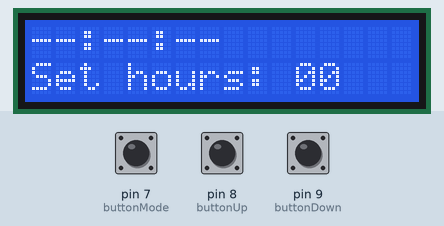
The sketch below on a simulated Arduino Uno, built with avr-gcc and run on an emulated ATmega328P. Parts: 16×2 character LCD. The test bench sets the inputs (shaded band); at power-on: pin 7 (buttonMode) LOW, pin 8 (buttonUp) LOW, pin 9 (buttonDown) LOW.

Above: at 1.2 s.
1.3 s: pin 7 (buttonMode) pulled HIGH for 1 s
At 2.4 s:
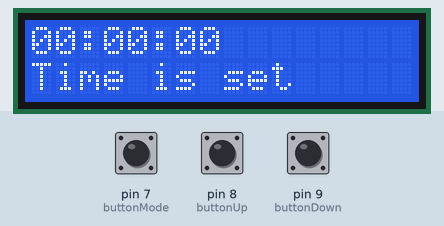
At 3.3 s:
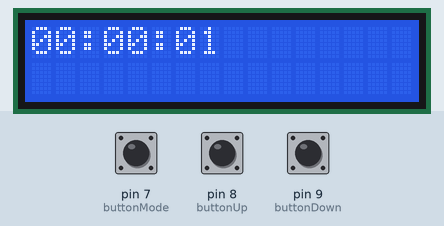
Timing chart, 0 to 4.8 s (numbered marks = the images above; inputs shaded):
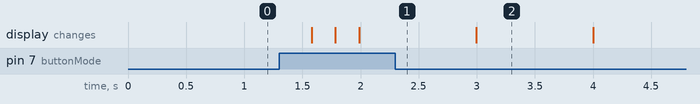

The sketch:

Clock.ino
```cpp
/**
* Include libraries
*/
#include <Time.h>
#include <TimeAlarms.h>
#include <LiquidCrystal.h>

/**
* Initiate LiquidCrystal library
*/
LiquidCrystal lcd(12, 11, 5, 4, 3, 2);

/**
* Set constants
*/
const unsigned int buttonMode = 7;
const unsigned int buttonUp = 8;
const unsigned int buttonDown = 9;
const unsigned int piezo = 6;

/**
* Set variables
*/
unsigned int buttonModeState = 0;
unsigned int buttonUpState = 0;
unsigned int buttonDownState = 0;
unsigned int piezoState = 0;
unsigned int hours = 0;
unsigned int minutes = 0;
unsigned int seconds = 0;
boolean hoursIsSet = false;
boolean minutesIsSet = false;
boolean secondsIsSet = false;

/**
* Read and store button states
*/
void readButtonStates() {
  buttonModeState = digitalRead(buttonMode);
  buttonUpState = digitalRead(buttonUp);
  buttonDownState = digitalRead(buttonDown);
}

/**
* Print digits with leading zero
*/
void printDigits(int digit) {
  if(digit < 10) {
    lcd.print('0');
  }

  lcd.print(digit);
}

/**
* Display the current time
*/
void displayCurrentTime() {
  lcd.clear();
  printDigits(hour());
  lcd.print(':');
  printDigits(minute());
  lcd.print(':');
  printDigits(second());
}

/**
* Setup program
*/
void setup() {
  // Set pin modes
  pinMode(buttonMode, INPUT);
  pinMode(buttonUp, INPUT);
  pinMode(buttonDown, INPUT);

  // Set dimensions of LCD
  lcd.begin(16, 2);
}

/**
* Run program
*/
void loop() {
  // Read button states
  readButtonStates();

  // Has time been set?
  if(timeStatus() == timeSet) {
    displayCurrentTime();
  } else {
    // Set hours
    if(!hoursIsSet) {
      // Clear display
      lcd.clear();

      // Print instructions
      lcd.print("--:--:--");
      lcd.setCursor(0, 1);
      lcd.print("Set hours: 00");
      lcd.setCursor(11, 1);

      // Listen for button input
      while(!hoursIsSet) {
        // Read button states
        readButtonStates();

        // Process button states
        if(buttonModeState == HIGH) {
          hoursIsSet = true;
          delay(100);
        } else if(buttonUpState == HIGH) {
          if(hours < 23) {
            hours++;
          }
        } else if(buttonDownState == HIGH) {
          if(hours > 0) {
            hours--;
          }
        }

        // Reset hours
        lcd.print("  ");

        // Set cursor
        lcd.setCursor(11, 1);

        // Print hours
        printDigits(hours);

        // Delay button
        delay(100);
      }

      // Set hours
      if(hoursIsSet) {
        // Set cursor
        lcd.setCursor(0, 0);

        // Print hours
        printDigits(hours);
      }
    }

    // Set minutes
    if(!minutesIsSet) {
      // Print instructions
      lcd.setCursor(0, 1);
      lcd.print("Set minutes: 00");
      lcd.setCursor(13, 1);

      // Listen for button input
      while(!minutesIsSet) {
        // Read button states
        readButtonStates();

        // Process button states
        if(buttonModeState == HIGH) {
          minutesIsSet = true;
          delay(100);
        } else if(buttonUpState == HIGH) {
          if(minutes < 59) {
            minutes++;
          }
        } else if(buttonDownState == HIGH) {
          if(minutes > 0) {
            minutes--;
          }
        }

        // Reset minutes
        lcd.print("  ");

        // Set cursor
        lcd.setCursor(13, 1);

        // Print minutes
        printDigits(minutes);

        // Delay button
        delay(100);
      }

      // Set minutes
      if(minutesIsSet) {
        // Set cursor
        lcd.setCursor(3, 0);

        // Print minutes
        printDigits(minutes);
      }
    }

    // Set seconds
    if(!secondsIsSet) {
      // Print instructions
      lcd.setCursor(0, 1);
      lcd.print("Set seconds: 00");
      lcd.setCursor(13, 1);

      // Listen for button input
      while(!secondsIsSet) {
        // Read button states
        readButtonStates();

        // Process button states
        if(buttonModeState == HIGH) {
          secondsIsSet = true;
          delay(100);
        } else if(buttonUpState == HIGH) {
          if(seconds < 59) {
            seconds++;
          }
        } else if(buttonDownState == HIGH) {
          if(seconds > 0) {
            seconds--;
          }
        }

        // Reset seconds
        lcd.print("  ");

        // Set cursor
        lcd.setCursor(13, 1);

        // Print seconds
        printDigits(seconds);

        // Delay button
        delay(100);
      }

      // Set seconds
      if(secondsIsSet) {
        // Set cursor
        lcd.setCursor(6, 0);

        // Print seconds
        printDigits(seconds);
      }
    }

    // Clear second line
    lcd.setCursor(0, 1);
    lcd.print("                ");

    // Print confirmation
    lcd.setCursor(0, 1);
    lcd.print("Time is set");

    // Set time
    setTime(hours, minutes, seconds, 1, 1, 2013);
  }

  // Delay 1 second
  delay(1000);
}
```

Measured:
- after the input at 1.3 s, the display: first changes after 0.28 s (image 1 shows a later state)
